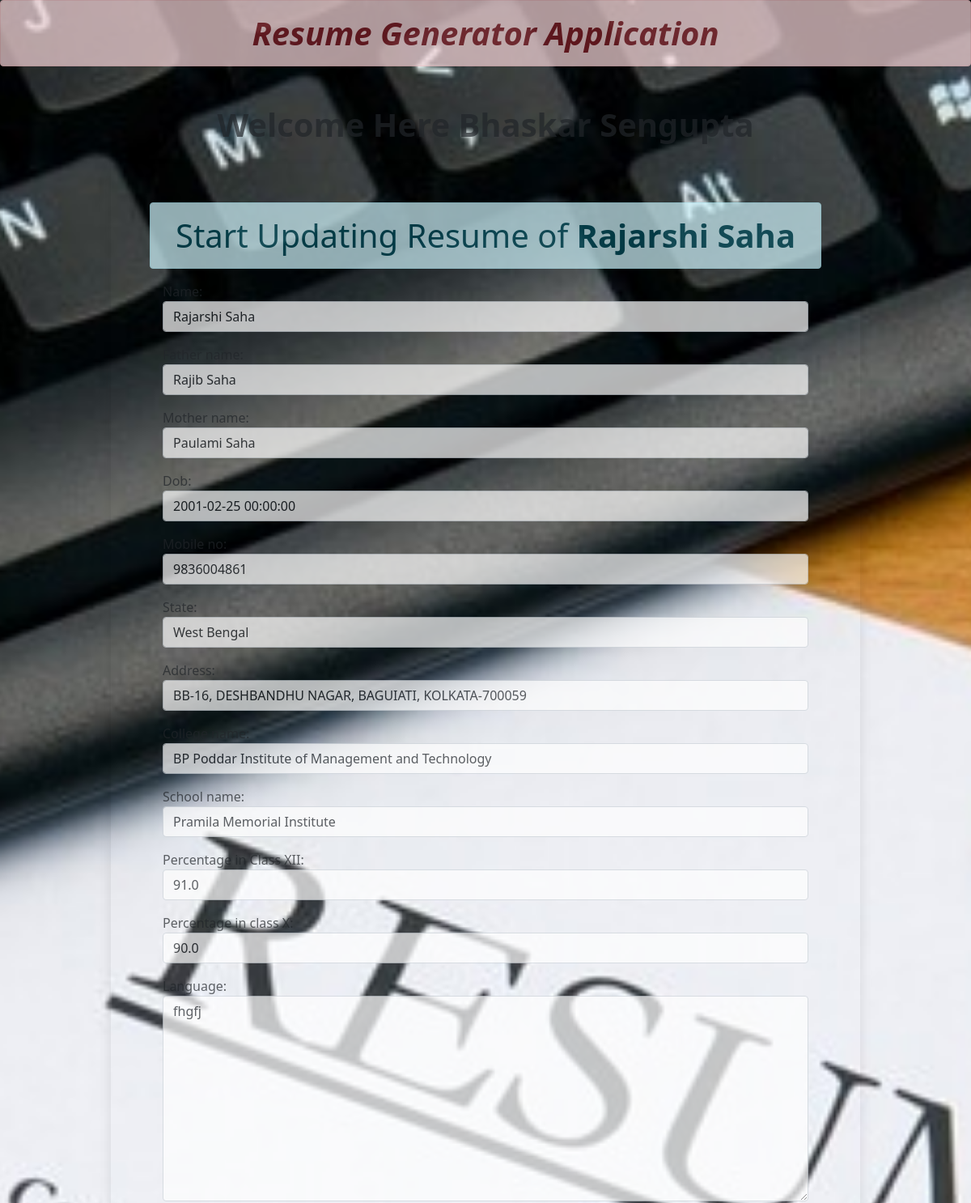
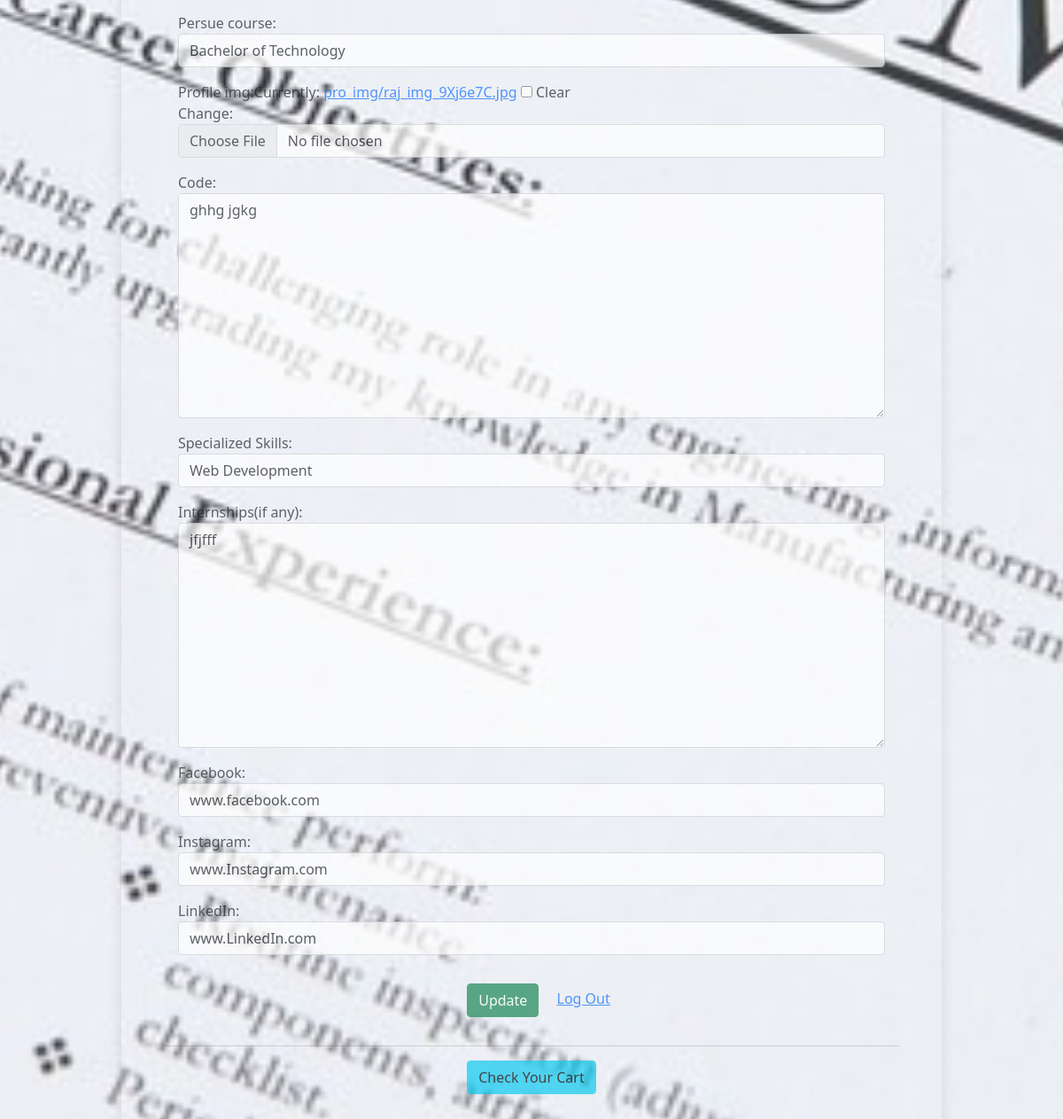
Screenshot of /updateProfile/15/ (signed in) with the database file from the repository (2 pictures, top to bottom).
### resume/models.py (models this page shows, shortened)
class profile(models.Model):
    user = models.ForeignKey(User, on_delete=models.CASCADE)
    name = models.CharField(max_length=100, default=' ')
    profile_img = models.ImageField(upload_to='pro_img', blank=True)
    dob = models.DateField()
    mobile_no = models.PositiveIntegerField()
    state = models.CharField(max_length=200, choices=STATE_CHOICES)
    address = models.CharField(max_length=250)
    father_name = models.CharField(max_length=150)
    mother_name = models.CharField(max_length=150)
    college_name = models.TextField()
    school_name = models.TextField()
    class_12 = models.FloatField()
    class_10 = models.FloatField()
    persue_course = models.CharField(max_length=150, choices=COURSE_CHOICES)
    language = models.TextField(blank=True)

class skills(models.Model):
    profile = models.OneToOneField(profile, on_delete=models.CASCADE)
    code = models.TextField(default='')
    skill_name = models.CharField(max_length=200)
    intern_exp = models.TextField()
    facebook = models.CharField(max_length=150)
    instagram = models.CharField(max_length=150)
    linkedIn = models.CharField(max_length=150)

### resume/views.py (the view)
# urls.py: path('updateProfile/<int:id>/', views.update_profile, name="updateProfile"),
def update_profile(request, id):
    if request.user.is_authenticated:
        pi = profile.objects.get(pk=id)
        skill = skills.objects.get(profile=pi)
        if request.method == 'POST':
            forms = studentDetailForms(data=request.POST, files=request.FILES, instance=pi)
            sforms = skillsForm(data=request.POST, instance=skill)
            if forms.is_valid() and sforms.is_valid():
                forms = forms.save(commit=False)
                forms.user = request.user
                forms.save()
                inst = forms.name
                sforms = sforms.save(commit=False)
                prol = profile.objects.get(name=inst)
                sforms.profile = prol
                sforms.save()
                return HttpResponseRedirect('/visitProfile/')
        else:
            forms = studentDetailForms(instance=pi)
            sforms = skillsForm(instance=skill)
        return render(request, 'updateResume.html', {'forms': forms, 'sforms': sforms, 'pi': pi})
    else:
        return HttpResponseRedirect('/')

### resume/forms.py
class skillsForm(forms.ModelForm):
    class Meta:
        model = skills
        fields = ['code', 'skill_name', 'intern_exp', 'facebook', 'instagram', 'linkedIn']
        labels = {'coding': 'Programming Languages(if any)', 'skill_name': 'Specialized Skills', 'intern_exp': 'Internships(if any)'}
        widgets = {'code': forms.Textarea(attrs={'class': 'form-control'}), 'skill_name': forms.TextInput(attrs={'class': 'form-control'}),
        'intern_exp': forms.Textarea(attrs={'class': 'form-control'}), 'facebook': forms.TextInput(attrs={'class': 'form-control'}),
        'instagram': forms.TextInput(attrs={'class': 'form-control'}), 'linkedIn': forms.TextInput(attrs={'class': 'form-control'})}

### templates/updateResume.html (shortened to what this page needs)
{% extends 'base.html'%}
{% block msg %}
<div class="col-sm-12">
    <h1 class="text-center fw-bold">Welcome Here {{request.user.first_name}} {{request.user.last_name}}</h1>
</div>
{% endblock msg %}
{% block content %}
    <form action="" method="POST" novalidate class = 'shadow p-5' enctype="multipart/form-data">
        <h1 class="text-center alert alert-info">Start Updating Resume of <strong class="text-capitalize">{{pi.name}}</strong></h1>
        {% for fm in forms %}
            <p class="m-3">{{fm.label_tag}}{{fm}} <small class="text-danger">{{fm.errors|striptags}}</small></p>
        {% endfor %}
        {% for sf in sforms %}
            <p class="m-3">{{sf.label_tag}}{{sf}}<small class="text-danger">{{sf.errors|striptags}}</small></p>
        {% endfor %}
        <div class="text-center">
            <input type="submit" value="Update" class="btn btn-success m-3">
            <a href="{% url 'logout' %}" class="text-decoration-done">Log Out</a>
            <hr>
            <a href="{% url 'visitProfile' %}" class="text-decoration-done btn btn-info">Check Your Cart</a>
        </div>
    </form>
{% endblock content %}

### resume/static/resume/css/style.css (style rules this page uses)
body { background: url('/static/resume/images/resume_image.jpg'); opacity: 0.7; background-size: cover; background-position: center; }

### rows the page displays
profile: name "Rajarshi Saha", forms "Rajarshi Saha" "Rajib Saha" "Paulami Saha" "2001-02-25 00:00:00" "9836004861" "West Bengal" "BB-16, DESHBANDHU NAGAR, BAGUIATI, KOLKATA-700059" "BP Poddar Institute of Management and Technology" "Pramila Memorial Institute" "91.0" "90.0" "fhgfj" "Bachelor of Technology"
skills: sforms "ghhg jgkg" "Web Development" "jfjfff" "www.facebook.com" "www.Instagram.com" "www.LinkedIn.com"

### other values shown
{{ request.user.first_name }} "Bhaskar"
{{ request.user.last_name }} "Sengupta"
{{ fm.label_tag }} "Name:" "Mother name:" "Dob:" "Mobile no:" "State:" "Address:" "College name:" "School name:" "Percentage in Class XII:" "Percentage in class X:" "Language:" "Persue course:" "Profile img:"
{{ sf.label_tag }} "Code:" "Specialized Skills:" "Internships(if any):" "Facebook:" "Instagram:" "LinkedIn:"
